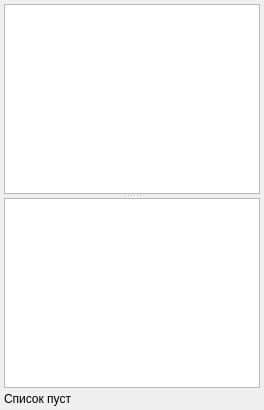
              <widget class="QWidget" name="tabActionsStatus">
               <attribute name="title">
                <string>Статус</string>
               </attribute>
               <layout class="QGridLayout" name="gridLayout_3">
                <property name="margin">
                 <number>4</number>
                </property>
                <property name="spacing">
                 <number>4</number>
                </property>
                <item row="0" column="0" colspan="2">
                 <widget class="QSplitter" name="splitter_3">
                  <property name="orientation">
                   <enum>Qt::Vertical</enum>
                  </property>
                  <property name="childrenCollapsible">
                   <bool>false</bool>
                  </property>
                  <widget class="CRegistryActionsTableView" name="tblActionsStatus"/>
                  <widget class="CActionPropertiesTableView" name="tblActionsStatusProperties"/>
                 </widget>
                </item>
                <item row="1" column="0">
                 <widget class="QLabel" name="lblActionsStatusCount">
                  <property name="text">
                   <string>Список пуст</string>
                  </property>
                 </widget>
                </item>
                <item row="1" column="1">
                 <widget class="QLabel" name="lblActionsStatusAmountSum">
                  <property name="text">
                   <string/>
                  </property>
                 </widget>
                </item>
               </layout>
              </widget>
